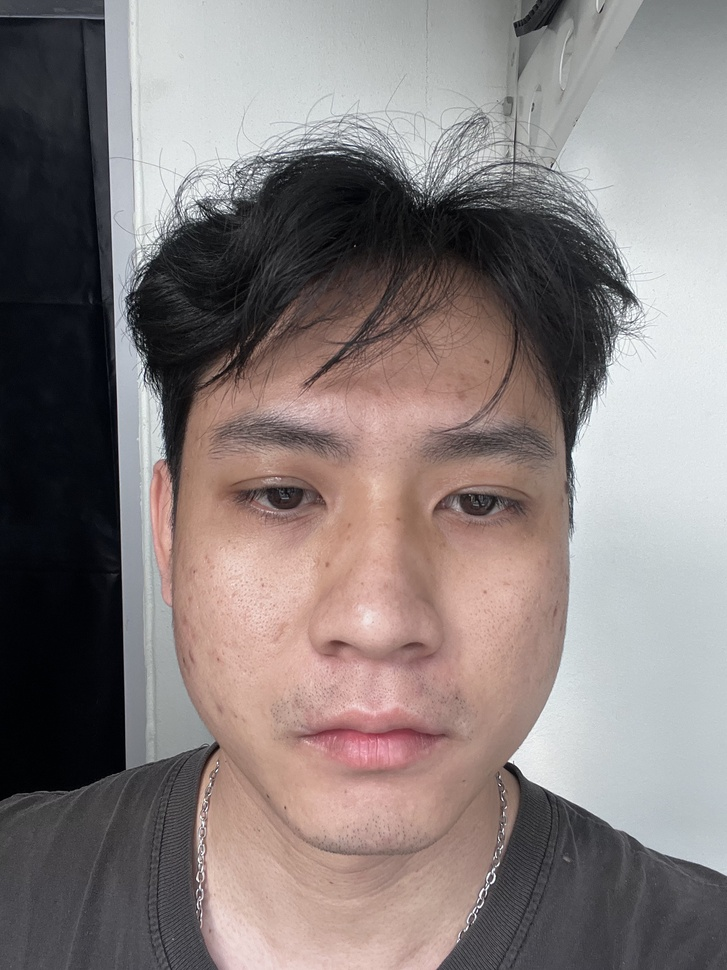
#> input picture dataset/Boost/IMG_8763.jpg, 727 x 970 px, shrunk from 2316 x 3088 before the run, found by its file name; its folder holds only this picture in this run
$ python train.py
#> lines starting #> are read from the running program, lines starting #| are printed output that depends on the picture
"""
core/train.py
Train LBPH model จาก dataset/
สามารถเรียกได้ทั้งจาก CLI และจาก routes.py (train ใหม่ผ่านเว็บ)
"""

import cv2
import os
import json
import numpy as np

SERVER_PI_DIR = os.path.dirname(os.path.dirname(os.path.abspath(__file__)))
DATASET_DIR   = os.path.join(SERVER_PI_DIR, "dataset")
MODEL_PATH    = os.path.join(SERVER_PI_DIR, "storage", "trainer.yml")
NAMES_PATH    = os.path.join(SERVER_PI_DIR, "storage", "names.json")


def train():
    os.makedirs(os.path.join(SERVER_PI_DIR, "storage"), exist_ok=True)

    face_cascade = cv2.CascadeClassifier(
        cv2.data.haarcascades + "haarcascade_frontalface_default.xml"
    )

    faces, labels, names = [], [], {}
    label_id = 0

    if not os.path.exists(DATASET_DIR):
        raise FileNotFoundError(f"ไม่พบ dataset dir: {DATASET_DIR}")

    folders = sorted([
        d for d in os.listdir(DATASET_DIR)
        if os.path.isdir(os.path.join(DATASET_DIR, d))
    ])

    if not folders:
        raise ValueError("ไม่มี user ใน dataset")

    print(f"[Train] พบ {len(folders)} user: {folders}")

    for folder in folders:
        names[label_id] = folder
        folder_path     = os.path.join(DATASET_DIR, folder)
        img_files       = [
            f for f in os.listdir(folder_path)
            if f.lower().endswith((".jpg", ".jpeg", ".png"))
        ]

        count = 0
        for img_file in img_files:
            img_path = os.path.join(folder_path, img_file)
            img      = cv2.imread(img_path, cv2.IMREAD_GRAYSCALE)
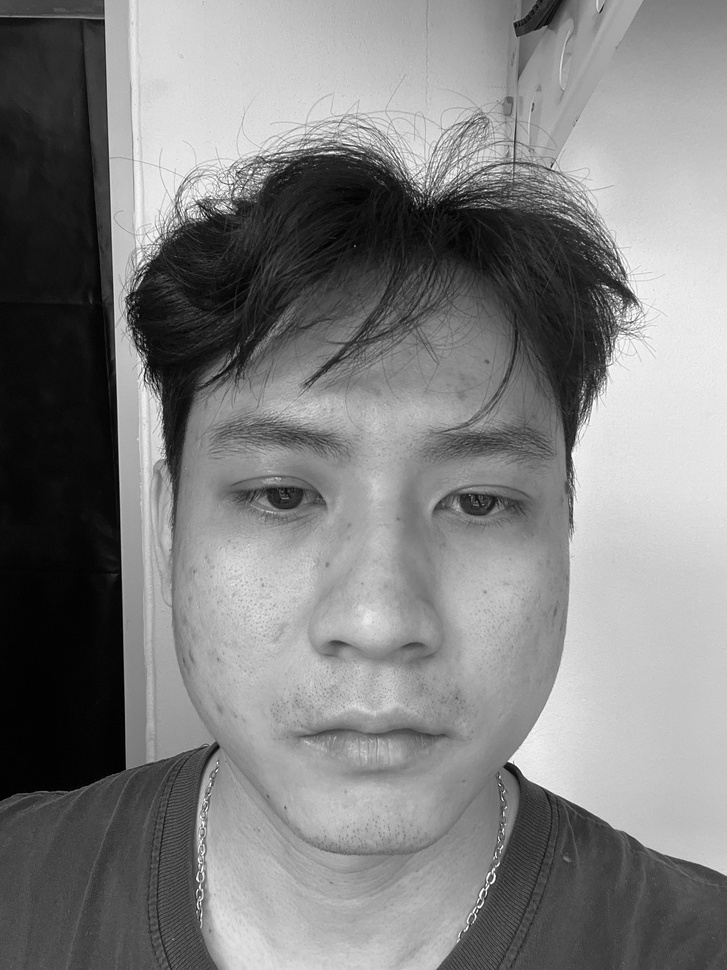
#> img: shape (970, 727); min 0, max 255, mean 127.4
            if img is None:
                continue
            detected = face_cascade.detectMultiScale(img, 1.1, 5, minSize=(30, 30))
#> detected = [[114, 301, 522, 522]]
            for (x, y, w, h) in detected:
                faces.append(img[y:y+h, x:x+w])
                labels.append(label_id)
                count += 1
#> this loop made 1 pass
#> (x, y, w, h, count) on pass 1: (114, 301, 522, 522, 1)
#> after the loop, count = 1; faces = 1 item; labels = [0]

        print(f"[Train]   {folder}: {count} faces จาก {len(img_files)} รูป")
#| [Train]   Boost: 1 faces จาก 1 รูป
        label_id += 1
#> pass 2 of the loop in train, `for folder in folders:`:
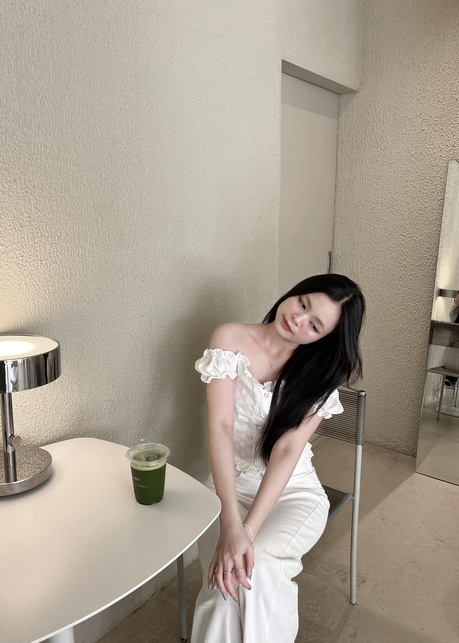
#> input picture dataset/Chomphu/img1.jpg, 459 x 643 px, shrunk from 1462 x 2048 before the run, found by its file name
#> in train, `img      = cv2.imread(img_path, cv2.IMREAD_GRAYSCALE)`:
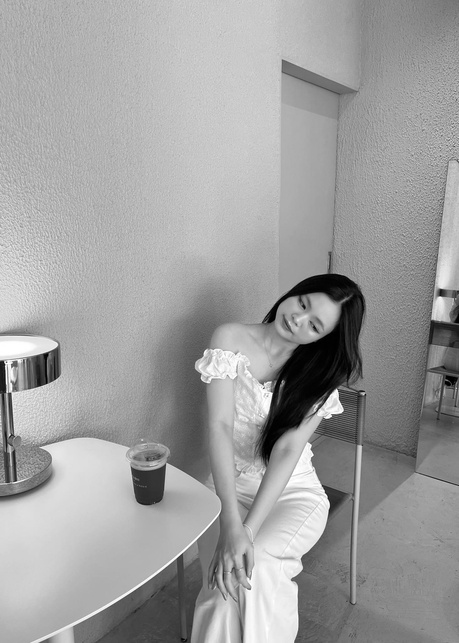
#> img: shape (643, 459); min 0, max 255, mean 159.1
#> detected = ()
#> after the loop in train, `for (x, y, w, h) in detected:`: count = 0
#| [Train]   Chomphu: 0 faces จาก 1 รูป

    if not faces:
        raise ValueError("ไม่พบใบหน้าในรูปภาพทั้งหมด")

    recognizer = cv2.face.LBPHFaceRecognizer_create()
    recognizer.train(faces, np.array(labels))
    recognizer.write(MODEL_PATH)

    with open(NAMES_PATH, "w", encoding="utf-8") as f:
        json.dump(names, f, ensure_ascii=False, indent=2)

    print(f"[Train] ✅ Train เสร็จ | {len(faces)} faces | {len(names)} users")
#| [Train] ✅ Train เสร็จ | 1 faces | 2 users
    print(f"[Train] บันทึก model → {MODEL_PATH}")
    return {"faces": len(faces), "users": len(names), "names": names}


if __name__ == "__main__":
    train()
